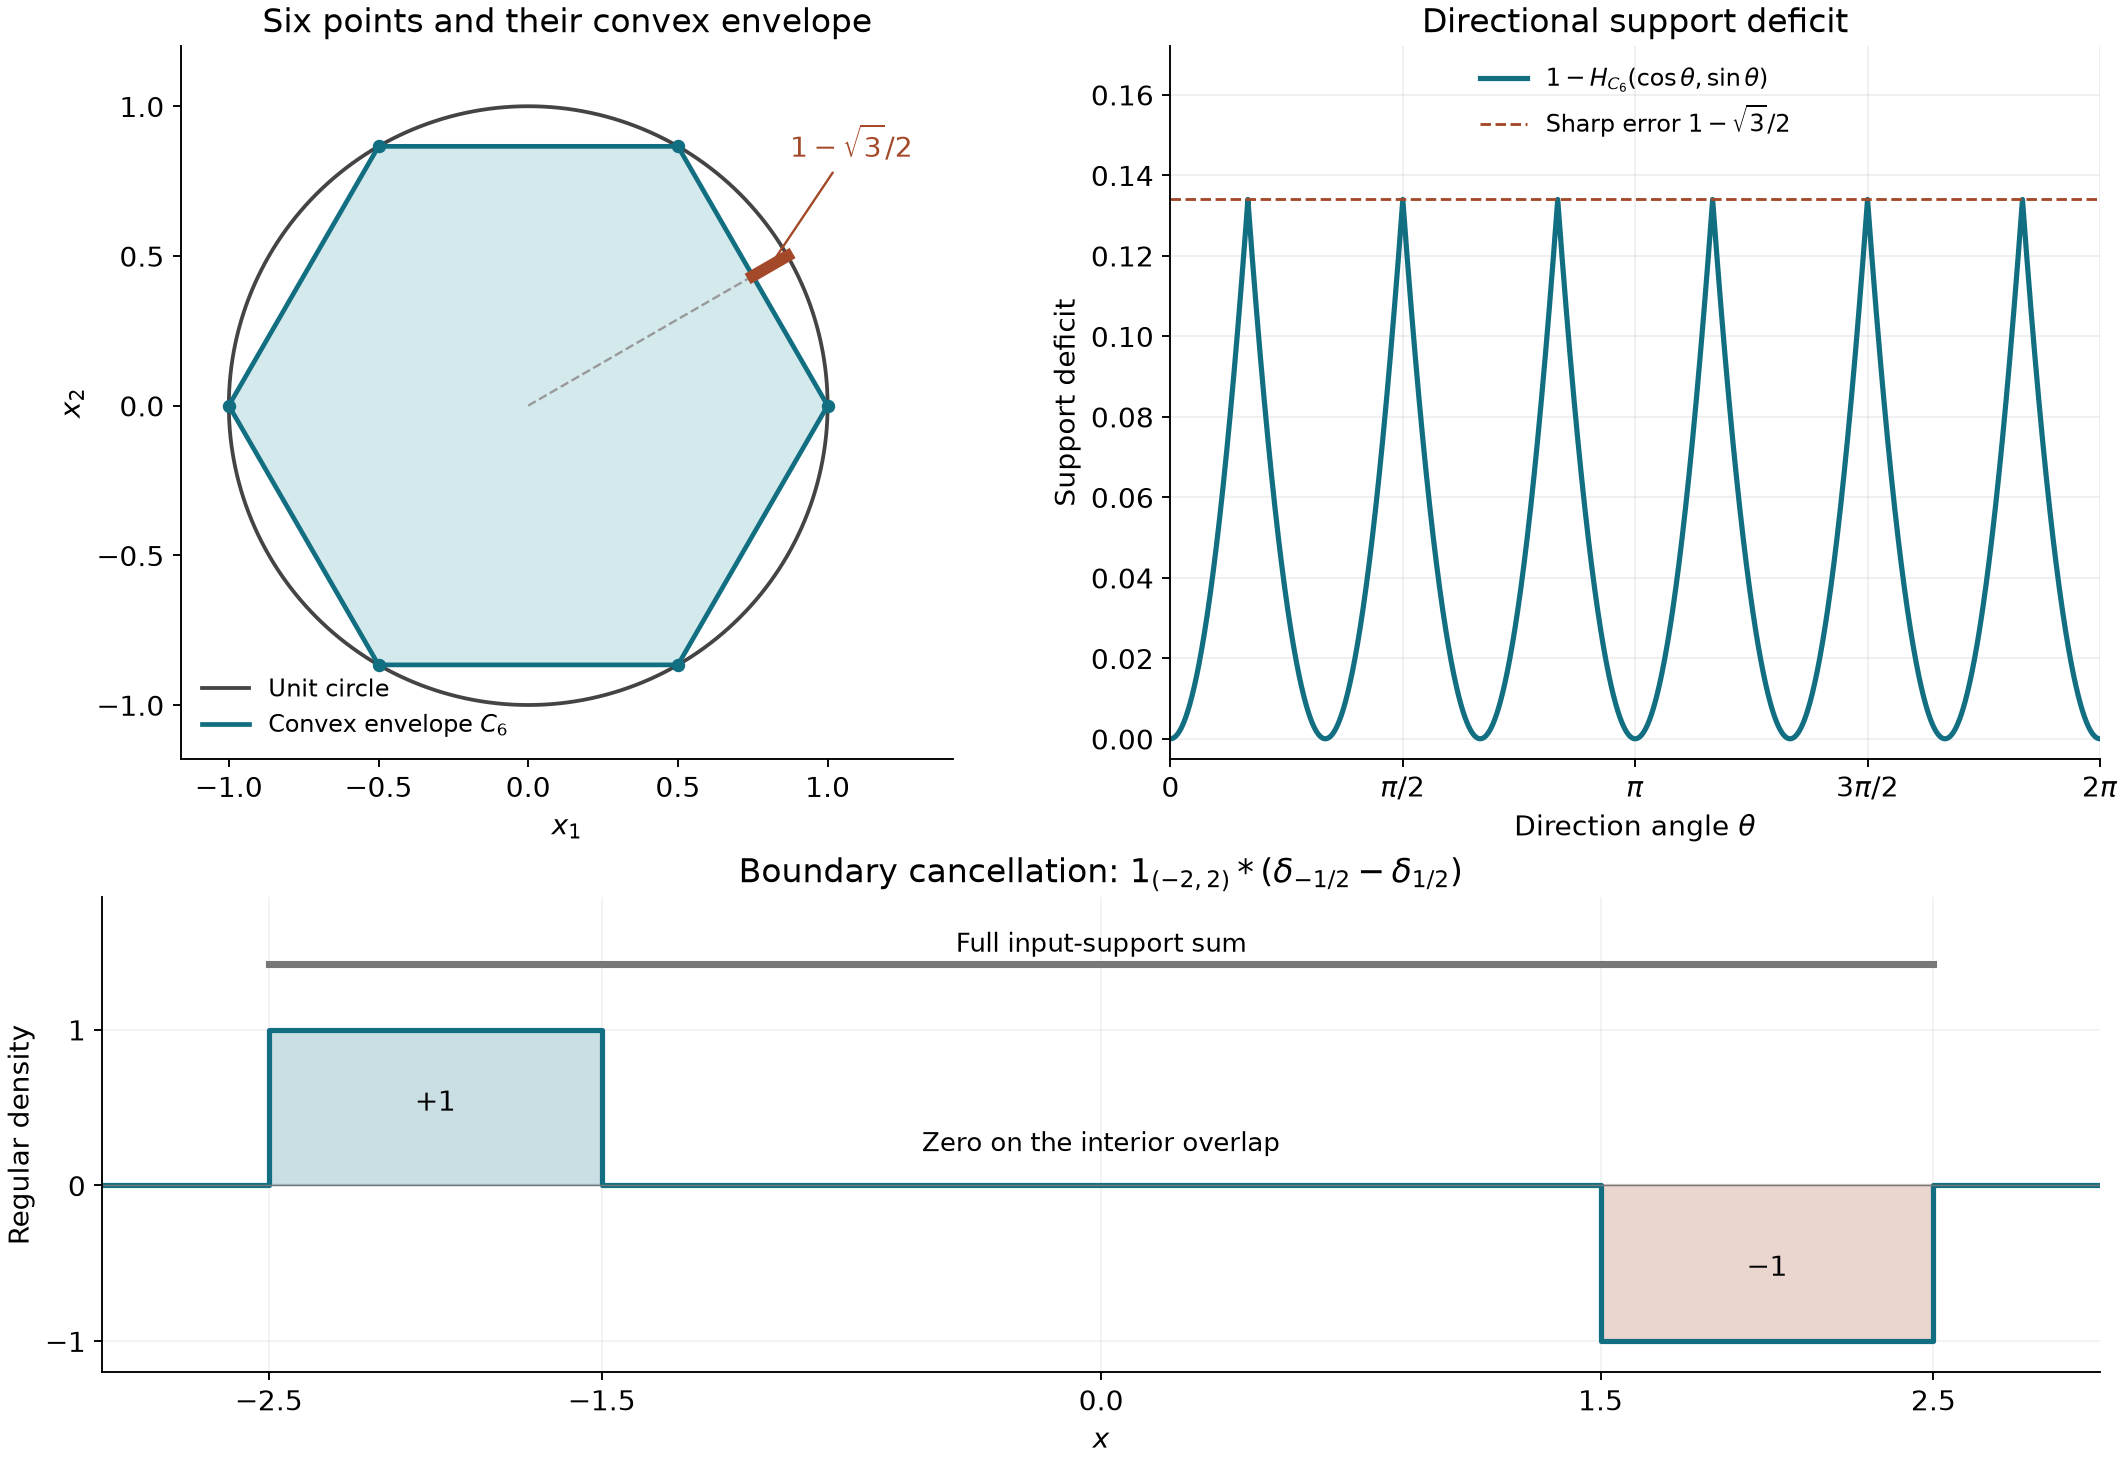

Recreate this plot in Python.
"""Exact polygon support functions and signed boundary cancellation. Original figure: CC0."""
from pathlib import Path
import numpy as np
import matplotlib
matplotlib.use("Agg")
import matplotlib.pyplot as plt
out=Path(__file__).resolve().parent
plt.rcParams.update({"font.size":12,"axes.titlesize":14,"axes.spines.top":False,
                    "axes.spines.right":False,"svg.hashsalt":"AN01-finite-support-envelopes"})
N=6;angles=2*np.pi*np.arange(N)/N
verts=np.column_stack((np.cos(angles),np.sin(angles)))
theta=np.linspace(0,2*np.pi,2401)
circle=np.column_stack((np.cos(theta),np.sin(theta)))
deficit=1-np.max(np.cos(theta[:,None]-angles),axis=1)
error=1-np.cos(np.pi/N)
normal=np.array([np.cos(np.pi/N),np.sin(np.pi/N)])
midpoint=np.cos(np.pi/N)*normal
fig=plt.figure(figsize=(12.5,8.6),constrained_layout=True)
gs=fig.add_gridspec(2,2,height_ratios=[1.5,1])
ax=[fig.add_subplot(gs[0,0]),fig.add_subplot(gs[0,1]),fig.add_subplot(gs[1,:])]
ax[0].fill(verts[:,0],verts[:,1],color="#b6dbe0",alpha=.6)
polygon=np.vstack((verts,verts[0]))
ax[0].plot(circle[:,0],circle[:,1],color="#444444",lw=1.6,label="Unit circle")
ax[0].plot(polygon[:,0],polygon[:,1],color="#126f82",lw=2,label=r"Convex envelope $C_6$")
ax[0].scatter(verts[:,0],verts[:,1],color="#126f82",s=22,zorder=4)
ax[0].plot([0,normal[0]],[0,normal[1]],color="#999999",lw=1,ls="--")
ax[0].plot([midpoint[0],normal[0]],[midpoint[1],normal[1]],color="#a34828",lw=5,zorder=5)
ax[0].annotate(r"$1-\sqrt{3}/2$",xy=(midpoint+normal)/2,xytext=(1.08,.83),
               arrowprops={"arrowstyle":"-","color":"#a34828"},color="#a34828",ha="center")
ax[0].set(title="Six points and their convex envelope",xlabel="$x_1$",ylabel="$x_2$",
          xlim=(-1.16,1.42),ylim=(-1.18,1.2),aspect="equal")
ax[0].legend(loc="lower left",fontsize=10,frameon=False)
ax[1].plot(theta,deficit,color="#126f82",lw=2.2,label=r"$1-H_{C_6}(\cos\theta,\sin\theta)$")
ax[1].axhline(error,color="#a34828",ls="--",lw=1.2,label=r"Sharp error $1-\sqrt{3}/2$")
ax[1].set(title="Directional support deficit",xlabel=r"Direction angle $\theta$",
          ylabel="Support deficit",xlim=(0,2*np.pi),ylim=(-.005,.172))
ax[1].set_xticks(np.linspace(0,2*np.pi,5),["0",r"$\pi/2$",r"$\pi$",r"$3\pi/2$",r"$2\pi$"])
ax[1].legend(loc="upper center",fontsize=10,frameon=False)
ax[1].grid(alpha=.2)
xx=np.array([-3,-2.5,-1.5,1.5,2.5,3])
yy=np.array([0,1,0,-1,0,0])
ax[2].step(xx,yy,where="post",color="#126f82",lw=2.2)
ax[2].fill_between([-2.5,-1.5],[1,1],color="#126f82",alpha=.22)
ax[2].fill_between([1.5,2.5],[-1,-1],color="#a34828",alpha=.22)
ax[2].plot([-2.5,2.5],[1.42,1.42],color="#777777",lw=3)
ax[2].text(0,1.50,"Full input-support sum",ha="center",fontsize=11)
ax[2].text(-2,.48,"+1",ha="center")
ax[2].text(2,-.58,"−1",ha="center")
ax[2].text(0,.22,"Zero on the interior overlap",ha="center",fontsize=11)
ax[2].set(title=r"Boundary cancellation: $1_{(-2,2)}*(\delta_{-1/2}-\delta_{1/2})$",
          xlabel="$x$",ylabel="Regular density",xlim=(-3,3),ylim=(-1.2,1.85))
ax[2].set_xticks([-2.5,-1.5,0,1.5,2.5])
ax[2].set_yticks([-1,0,1])
ax[2].axhline(0,color="#777777",lw=.6)
ax[2].grid(alpha=.15)
for ext in ["png","svg"]:
 fig.savefig(out/("finite-support-envelopes."+ext),dpi=170,
             metadata={"Date":None} if ext=="svg" else None)
p=out/"finite-support-envelopes.svg"
p.write_text("\n".join(x.rstrip() for x in p.read_text(encoding="utf-8").splitlines())+"\n",encoding="utf-8")
plt.close(fig)
